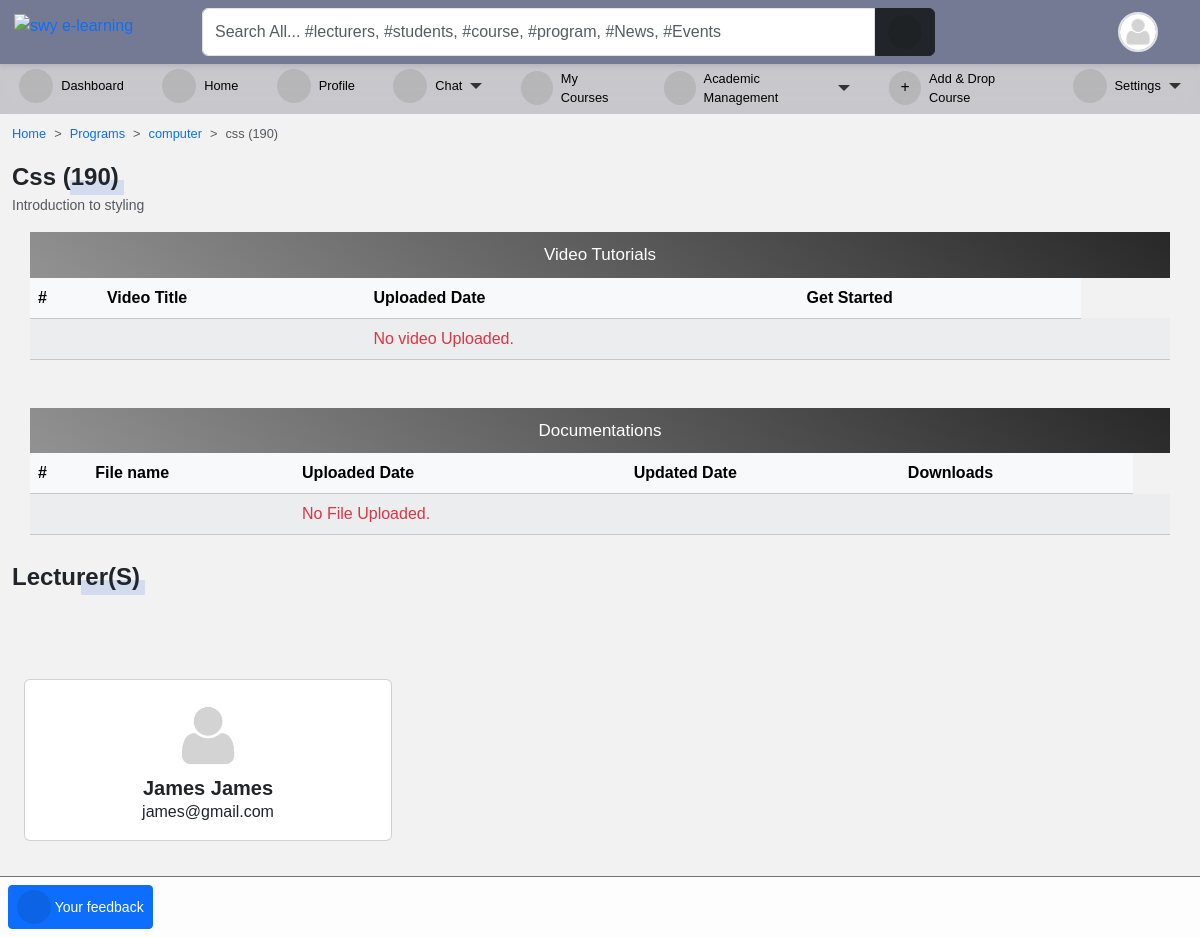
The app's page /programs/course/css/detail/ (signed in) with its own data.
### accounts/models.py (models this page shows, shortened)
class User(AbstractUser):
    is_student = models.BooleanField(default=False)
    is_lecturer = models.BooleanField(default=False)
    gender = models.CharField(max_length=1, choices=GENDERS, blank=True, null=True)
    phone = models.CharField(max_length=60, blank=True, null=True)
    address = models.CharField(max_length=60, blank=True, null=True)
    picture = models.ImageField(
        upload_to="profile_pictures/%y/%m/%d/", default="default.png", null=True
    )
    email = models.EmailField(blank=True, null=True)
    username_validator = ASCIIUsernameValidator()
    objects = CustomUserManager()
    class Meta:
        ordering = ("-date_joined",)
    @property
    def get_full_name(self):
        full_name = self.username
        if self.first_name and self.last_name:
            full_name = self.first_name + " " + self.last_name
        return full_name
    @property
    def get_user_role(self):
        if self.is_superuser:
            role = "Admin"
        elif self.is_student:
            role = "Student"
        elif self.is_lecturer:
            role = "Lecturer"
        return role

### course/models.py (models this page shows, shortened)
class Course(models.Model):
    slug = models.SlugField(blank=True, unique=True)
    title = models.CharField(max_length=200, null=True)
    code = models.CharField(max_length=200, unique=True, null=True)
    credit = models.IntegerField(null=True, default=0)
    summary = models.TextField(max_length=200, blank=True, null=True)
    program = models.ForeignKey(Program, on_delete=models.CASCADE)
    level = models.CharField(max_length=25, choices=LEVEL, null=True)
    year = models.IntegerField(choices=YEARS, default=0)
    semester = models.CharField(choices=SEMESTER, max_length=200)
    is_elective = models.BooleanField(default=False, blank=True, null=True)
    objects = CourseManager()
    def __str__(self):
        return "{0} ({1})".format(self.title, self.code)

class Program(models.Model):
    title = models.CharField(max_length=150, unique=True)
    summary = models.TextField(null=True, blank=True)
    objects = ProgramManager()
    def __str__(self):
        return self.title

class CourseAllocation(models.Model):
    lecturer = models.ForeignKey(
        settings.AUTH_USER_MODEL,
        on_delete=models.CASCADE,
        related_name="allocated_lecturer",
    )
    courses = models.ManyToManyField(Course, related_name="allocated_course")
    session = models.ForeignKey(
        "core.Session", on_delete=models.CASCADE, blank=True, null=True
    )
    def __str__(self):
        return self.lecturer.get_full_name

### course/views.py (the view)
# urls.py: path("course/<slug>/detail/", course_single, name="course_detail"),
@login_required
def course_single(request, slug):
    course = Course.objects.get(slug=slug)
    files = Upload.objects.filter(course__slug=slug)
    videos = UploadVideo.objects.filter(course__slug=slug)
    lecturers = CourseAllocation.objects.filter(courses__pk=course.id).first()
    all_lecturers=CourseAllocation.objects.filter(courses__pk=course.id)
    return render(
        request,
        "course/course_single.html",
        {
            "title": course.title,
            "course": course,
            "files": files,
            "videos": videos,
            "lecturers": lecturers,
            "all_lecturers":all_lecturers,
            "media_url": settings.MEDIA_ROOT,
        },
    )

### templates/course/course_single.html (shortened to what this page needs)
{% extends 'base.html' %}
{% load static %}
{% block content %}
<nav style="--bs-breadcrumb-divider: '>';" aria-label="breadcrumb">
    <ol class="breadcrumb">
        <li class="breadcrumb-item"><a href="/">Home</a></li>
        <li class="breadcrumb-item"><a href="{% url 'programs' %}">Programs</a></li>
        <li class="breadcrumb-item"><a href="{% url 'program_detail' course.program.id %}">{{ course.program }}</a></li>
        <li class="breadcrumb-item active" aria-current="page">{{ course }}</li>
    </ol>
</nav>
{% for all_lecturer in all_lecturers %}
<div class="manage-wrap">
    <div class="d-flex">
        <div class="">
            {% if request.user.is_superuser or request.user == all_lecturer.lecturer %}
            <a class="btn btn-sm btn-primary" href="{% url 'upload_file_view' course.slug %}"><i class="fas fa-plus"></i>
                Upload new file
            </a>
            <a class="btn btn-sm btn-primary" href="{% url 'upload_video' course.slug %}"><i class="fas fa-plus"></i>
                Upload new video
            </a>
            <a class="btn btn-sm btn-primary" href="{% url 'course_allocation' %}"><i class="fas fa-plus"></i>
                Add Lecturers
            </a>
            <a class="btn btn-sm btn-primary" href="{% url 'check_feedbacks' course.pk %}"> <i class="fas fa-check"></i>
                Feedbacks
            </a>
            <a class="btn btn-sm btn-primary" href="{% url 'enrolled_student' course.pk  %}"><i class="fas fa-user-graduate"></i>
                Enrolled Student
            </a>
            {% else %}
            <a class="btn btn-sm btn-primary" href="{% url 'feedback' course.pk %}"> <i class="fas fa-comment"></i>
                Your feedback
            </a>
            {% endif %}
        </div>
    </div>
</div>
<div class="title-1">{{ course }}</div>
<p class="small text-muted">{{ course.summary }}</p>
<div class="container">
    <div class="row mb-5">
        <div class="col-md-12 p-0">
            <p class="form-title m-0">Video Tutorials</p>
            <div class="table-responsive">
                <table class="table table-shadow table-light table-striped m-0">
                    <thead>
                        <tr>
                            <th>#</th>
                            <th>Video Title</th>
                            <th>Uploaded Date</th>
                            <th>Get Started</th>
                        </tr>
                    </thead>
                    <tbody>
                        {% for video in videos %}
                        <tr>
                            <td>{{ forloop.counter }}</td>
                            <td>
                                <a href="{{ video.get_absolute_url }}" title="{{ video }}" class="d-flex align-items-center">
                                    <i class="fas fa-video me-1"></i> {{ video.title|title }}
                                </a>
                            </td>
                            <td>{{ video.timestamp|date }}</td>
                            <th>
                                <div>
                                    <a class="download-btn" href="{{ video.get_absolute_url }}"
                                        title="Download to your device">
                                        <i class="fas fa-play me-1"></i>Play now</a>
                                </div>
                            </th>
                            {% if request.user.is_superuser or request.user == all_lecturer.lecturer %}
                            <td>
                                <div class="update-delete">
                                    <a href="{% url 'upload_video_edit' slug=course.slug video_slug=video.slug %}"
                                        class="update" title="Edit">
                                        <i class="fas fa-pencil-alt"></i>
                                    </a>
                                    <a href="{% url 'upload_video_delete' slug=course.slug video_slug=video.slug %}"
                                        class="delete" title="Delete">
                                        <i class="fas fa-trash-alt"></i>
                                    </a>
                                </div>
                            </td>
                            {% endif %}
                        </tr>
                        {% empty %}
                        <tr>
                            <td></td>
                            <td></td>
                            <td>
                                <span class="text-danger">
                                    No video Uploaded.
                                </span>
                            </td>
                            <td></td>
                            <td></td>
                            <td></td>
                        </tr>
                        {% endfor %}
                    </tbody>
                </table>
            </div>
        </div>
    </div>
    <div class="row">
        <div class="col-md-12 p-0">
            <p class="form-title m-0">Documentations</p>
            <div class="table-responsive">
                <table class="table table-shadow table-light table-striped m-0">
                    <thead>
                        <tr>
                            <th>#</th>
                            <th>File name</th>
                            <th>Uploaded Date</th>
                            <th>Updated Date</th>
                            <th>Downloads</th>
                        </tr>
                    </thead>
                    <tbody>
                        {% for file in files %}
                        <tr>
                            <td>{{ forloop.counter }}</td>
                            <td><a href="{{ file.file.url }}" title="{{ file }}" class="d-flex align-items-center">
                                    <i class="fas fa-file-{{ file.get_extension_short }} me-1"></i>
                                    {{ file.title|title }}
                                </a>
                            </td>
                            <td>{{ file.upload_time|date }}</td>
                            <td>{{ file.updated_date|date }}</td>
                            <th>
                                <div>
                                    <a class="download-btn" href="{{ file.file.url }}" title="Download to your device">
                                        <i class="fas fa-download me-1"></i>Download</a>
                                </div>
                            </th>
                            {% if request.user.is_superuser or request.user == all_lecturer.lecturer  %}
                            <td>
                                <div class="update-delete">
                                    <a href="{% url 'upload_file_edit' slug=course.slug file_id=file.pk %}"
                                        class="update" title="Edit">
                                        <i class="fas fa-pencil-alt"></i>
                                    </a>
                                    <a href="{% url 'upload_file_delete' slug=course.slug file_id=file.pk %}"
                                        class="delete" title="Delete">
                                        <i class="fas fa-trash-alt"></i>
                                    </a>
                                </div>
                            </td>
                            {% endif %}
                        </tr>
                        {% empty %}
                        <tr>
                            <td></td>
                            <td></td>
                            <td>
                                <span class="text-danger">
                                    No File Uploaded.
                                </span>
                            </td>
                            <td></td>
                            <td></td>
                            <td></td>
                        </tr>
                        {% endfor %}
                    </tbody>
                </table>
            </div>
        </div>
    </div>
</div>
{% endfor %}
<div class="site-section mb-5 mt-4">
    <div class="title-1">Lecturer(s)</div>
    <br>
    <br>
    <div class="container-fluid">
        <div class="row">
            {% for lecturer in all_lecturers %}
            <div class="col-lg-4">
                <div class="card text-center">
                    <div class="card-body">
                        {% if lecturer.lecturer.picture %}
                        <img class="avatar avatar-lg" src="{{ lecturer.lecturer.picture.url }}" alt="">
                        {% endif %}
                        <h5 class="fw-bold mb-0">{{ lecturer|title }}</h5>
                        <p class="mb-0">{{ lecturer.lecturer.email }}</p>
                    </div>
                </div>
            </div>
            {% empty %}
            <h6 class="text-muted mt-3">No lecturer assigned for this course</h6>
            {% endfor %}
        </div>
    </div>
</div>
{% endblock content %}

### templates/navbar.html (shortened to what this page needs)
{% load static %}
<div id="top-navbar" class="py-2 top-navbar">
	<div class="container">
		<a href="/" class="head-logo">
			<img src="{% static 'img/swy e-learning.jpg' %}" width="40px" alt="swy e-learning">
		</a>
		<div class="nav-wrapper">
			<form class="form-header" action="{% url 'query' %}" method="GET">
				<input id="primary-search" class="form-control rounded-end-0" type="text" name="q" value="{{ request.GET.q }}"
					placeholder="Search All... #lecturers, #students, #course, #program, #News, #Events" required />
				<button class="btn btn-dark rounded-start-0" type="submit">
					<i class="fas fa-search"></i>
				</button>
			</form>
			<div class="dropdown index">
				<div class="avatar border border-2" type="button" data-bs-toggle="dropdown" aria-expanded="false">
					<img src="{{ request.user.picture.url }}">
				</div>
			</div>
		</div>
	</div>
</div>

### static/scss/style1.css (style rules this page uses)
*, body { font-family: "Rubik", sans-serif; }
body { background-color: #f3f2f2; }
.table td, .table th { vertical-align: middle; }
#main .container-fluid { margin-top: 3.7rem; }
#top-navbar { position: fixed; top: 0; right: 0; -webkit-margin-start: -10px; z-index: 90; padding: 0; background: #747a94; box-shadow: 0px 2px 5px 0px rgba(0, 0, 0, 0.1); transition: 0.3s; margin: 0; }
#top-navbar .container { display: flex; background-color: transparent; position: relative; }
#top-navbar .nav-wrapper { display: flex; flex-wrap: wrap; justify-content: space-between; align-items: center; width: 100%; margin-left: 10rem; background-color: transparent; }
#top-navbar .nav-wrapper .form-header { display: flex; flex: 0.8; }
#top-navbar .nav-wrapper .form-header button { flex: 0.1; }
#top-navbar { left: 0; }
.manage-wrap { position: fixed; bottom: 0; right: 0; left: 300px; padding: 0.5rem; z-index: 10; background-color: rgba(255, 255, 255, 0.8); border-top: 1px solid #6c757d; transition: 0.3s; }
.manage-wrap { left: 0; }
.avatar { width: 40px; height: 40px; border-radius: 50%; overflow: hidden; }
.avatar img { width: 100%; height: 100%; -o-object-fit: cover; object-fit: cover; }
.avatar.avatar-lg { width: 80px; height: 80px; }
a { color: var(--bs-primary); text-decoration: none; }
.title-1 { position: relative; display: inline-flex; align-items: center; font-family: inherit; text-transform: capitalize; font-weight: 700; font-size: 24px; border-radius: 0.2em; }
.title-1::before { content: ""; position: absolute; bottom: 0; right: -5px; width: 50%; height: 15px; z-index: -1; border-radius: 1px; background-color: rgba(83, 126, 226, 0.2); animation: lineAnim 1s ease-in forwards; }
.form-title { display: flex; align-items: center; justify-content: center; font-weight: 400; font-size: 17px; padding: 10px; background: linear-gradient(40deg, #929292, #282828); color: #ffffff; text-align: center; margin-bottom: 10px; }
.fas, .fa { font-size: 16px; display: inline-flex; align-items: center; justify-content: center; width: 34px; height: 34px; background-color: rgba(0, 0, 0, 0.093); border-radius: 50%; }

### templates/aside.html (style rules this page uses)
li { font-size: .8rem; }

### templates/navbar.html (style rules this page uses)
.head-logo { position: absolute; left: -1rem; top: 0.3rem; }

### records on screen
User: user.picture (placeholder picture)
Course: program "computer", title+code "css (190)", title+code "Css (190)", summary "Introduction to styling"
CourseAllocation: shows "Your feedback", lecturer.picture (placeholder picture), lecturer.last_name "James James", lecturer.email "james@gmail.com"
